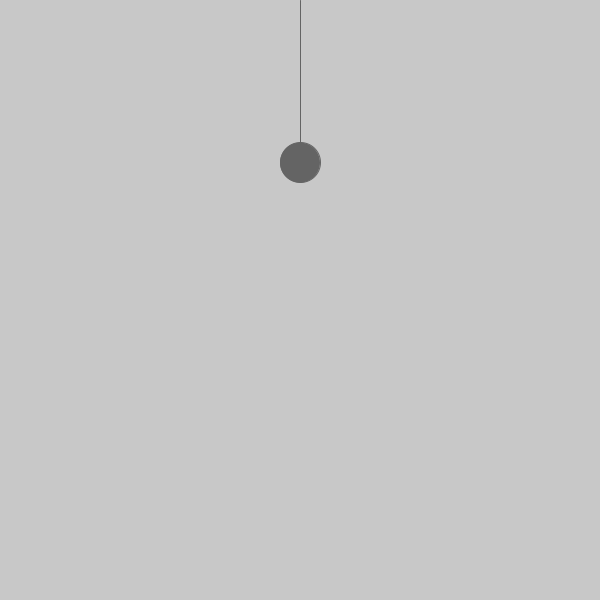
Frame 1 (no input)
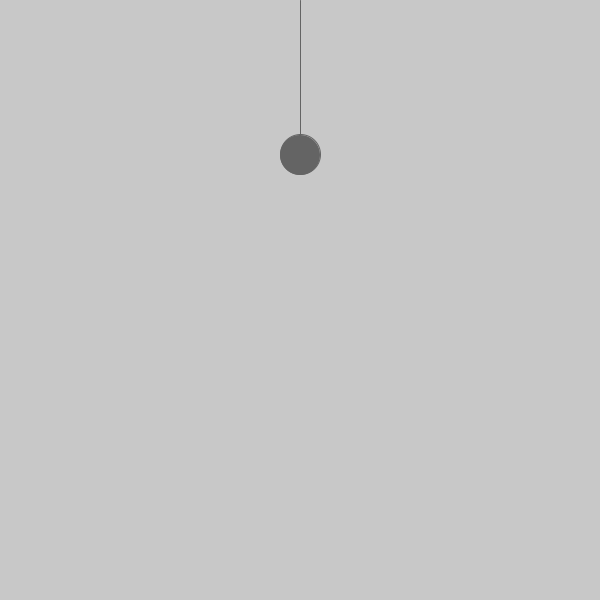
Frame 60 (the mouse pressed at the canvas centre just before this capture)
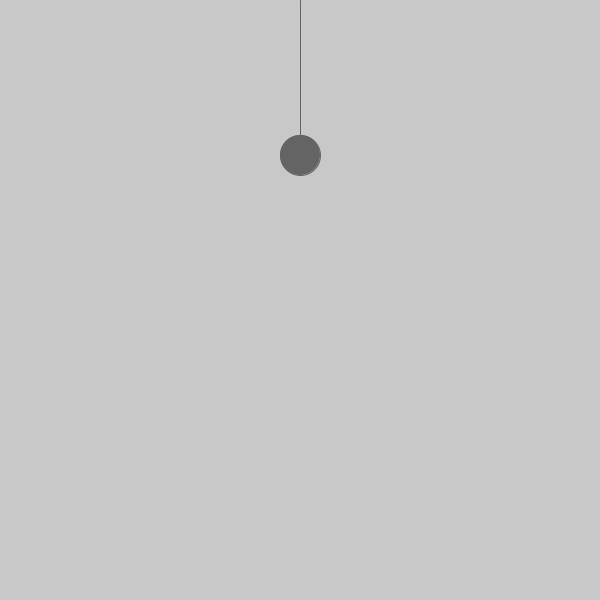
Frame 120 (the mouse held since frame 60 and released just before this capture)

The Processing sketch that drew these frames (run headless with seeded random() and noise(); from frame 60 on, the mouse is pressed at the canvas centre):

// Processing sketch: Exercise_03_06
// ── Exercise_03_06.pde
float amplitude;
float period;

void setup() {
  size(600, 600);
  pixelDensity(displayDensity());
  period = 120;
}

void draw() {
  background(200);
  
  //float x = amplitude * cos(TWO_PI * frameCount / period);
  //Option using map();
  float y = map(sin(TWO_PI * frameCount / period), -1, 1, 10, 300);
  
  stroke(100);
  fill(100);
  translate(width/2, 0);
  line(0, 0, 0, y);
  ellipse(0, y, 40, 40);
}
